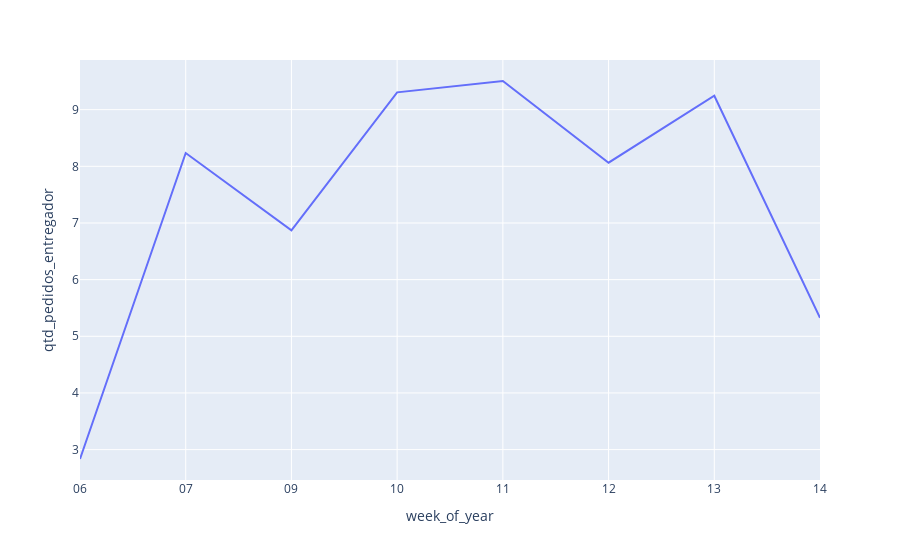

The cell this chart's notebook holds for it:
### Markdown cell above
## A quantidade de pedidos por entregador por semana.

### Code cell
df_aux01 = df1.loc[:,['ID', 'week_of_year']].groupby(['week_of_year']).count().reset_index()
df_aux02 = df1.loc[:,['Delivery_person_ID', 'week_of_year']].groupby(['week_of_year']).nunique().reset_index()

df_aux = pd.merge(df_aux01, df_aux02, how='inner')

df_aux['qtd_pedidos_entregador'] = df_aux['ID']/df_aux['Delivery_person_ID']

px.line(df_aux,x='week_of_year', y='qtd_pedidos_entregador')

### Figure 1 — Plotly figure (JSON) as saved in the notebook; plotly's stock layout.template omitted (floating-point values rounded to 4 significant figures)
{"data": [{"hovertemplate": "week_of_year=%{x}<br>qtd_pedidos_entregador=%{y}<extra></extra>", "legendgroup": "", "line": {"color": "#636efa", "dash": "solid"}, "marker": {"symbol": "circle"}, "mode": "lines", "name": "", "orientation": "v", "showlegend": false, "type": "scatter", "x": ["06", "07", "09", "10", "11", "12", "13", "14"], "xaxis": "x", "y": [2.834, 8.235, 6.871, 9.306, 9.506, 8.064, 9.246, 5.325], "yaxis": "y"}], "layout": {"legend": {"tracegroupgap": 0}, "margin": {"t": 60}, "xaxis": {"anchor": "y", "domain": [0, 1], "title": {"text": "week_of_year"}}, "yaxis": {"anchor": "x", "domain": [0, 1], "title": {"text": "qtd_pedidos_entregador"}}}}
